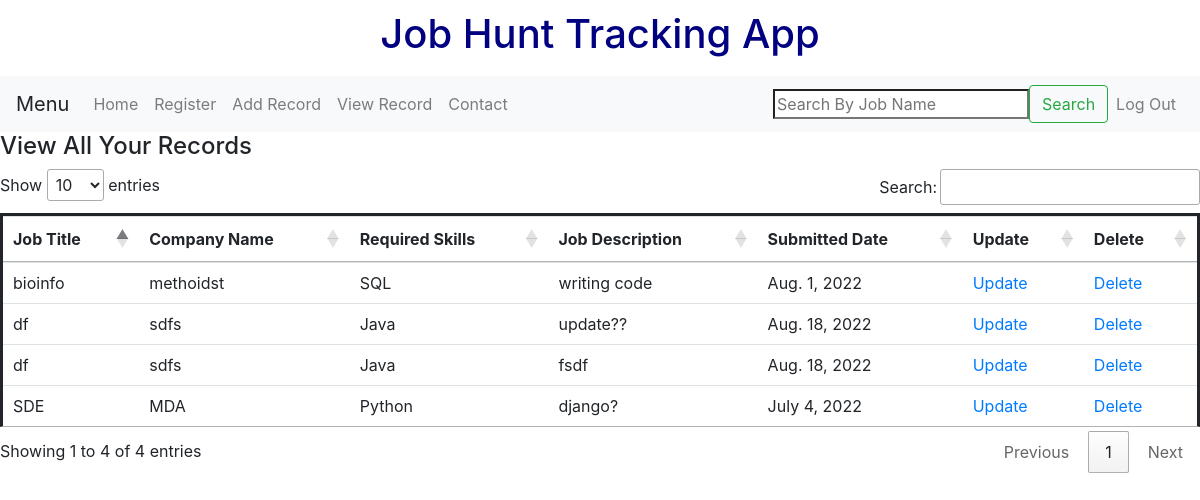
The app's page /TrackJob/showrecord/ (signed in), older data.
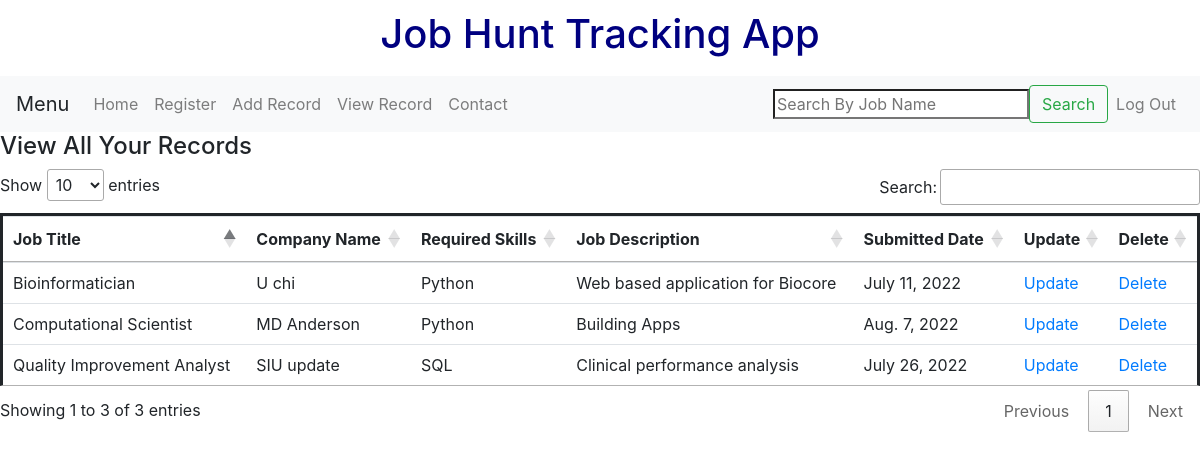
The same page, newer data.
### TrackJob/models.py (models this page shows)
class Job(models.Model):
    user = models.ForeignKey(
        settings.AUTH_USER_MODEL,
        on_delete=models.CASCADE,
    )
    Job_Title = models.CharField(max_length=120) # required to have maxlength
    Company_Name = models.CharField(max_length=120)
    SkillType = [('Python', 'Python'), ('Java', 'Java'), ('SQL', 'SQL'), ('HTML', 'HTML/CSS'),('Other','Other') ]  # enum
    Required_Skills = models.CharField(blank=True, choices=SkillType, max_length=10)
    Job_Description = models.TextField()
    Submitted_Date = models.DateField()
    Note = models.TextField(blank=False, null=True)

### TrackJob/views.py (the view)
# urls.py: path('showrecord/', showrecord_view,name = 'showrecord'),
@login_required
def showrecord_view(request, *args, **kwargs):
    user_record_queryset = Job.objects.filter(user = request.user)
    context = {
        "object_list": user_record_queryset
    }
    return render(request, "showrecordpage.html", context)

### TrackJob/templates/showrecordpage.html (shortened to what this page needs)
{% extends 'basepage.html' %}
{%  block content %}
<link rel="stylesheet" href=" //cdn.datatables.net/1.12.1/css/jquery.dataTables.min.css">
<h4> View All Your Records</h4>
<table class="table resultlist" id = 'resulttable'>
  <thead>
    <tr>
        <th scope="col">Job Title</th>
        <th scope="col">Company Name</th>
        <th scope="col">Required Skills</th>
        <th scope="col">Job Description</th>
        <th scope="col">Submitted Date</th>
        <th scope="col">Update</th>
        <th scope="col">Delete</th>
    </tr>
  </thead>
<Tbody>
        {%  for instance in object_list %}
            <tr>
                <td>{{ instance.Job_Title }}</td>
                <td>{{ instance.Company_Name }}</td>
                <td>{{ instance.Required_Skills }}</td>
                <td>{{ instance.Job_Description }}</td>
                <td>{{ instance.Submitted_Date }}</td>
                <td><a href="{% url 'job_update' instance.id %}">Update</a>
                <td><a href="{% url 'job_delete' instance.id %}">Delete</a>
                </td>
          </tr>
        {% endfor %}
    </Tbody>
</table>
{% endblock %}

### templates/basepage.html (shortened to what this page needs)
<!DOCTYPE html>
<html lang="en">
{% load static %}
<head>
<link rel="stylesheet" href="https://cdn.jsdelivr.net/npm/bootstrap@4.3.1/dist/css/bootstrap.min.css">
</head>
<body>
 <h1>Job Hunt Tracking App</h1>
 {% include 'navbar.html'%}
{% block content %}{% endblock %}
</body>
</html>

### templates/navbar.html (shortened to what this page needs)
<nav class="navbar navbar-expand-lg navbar-light bg-light">
  <a class="navbar-brand" >Menu</a>
  <div class="collapse navbar-collapse" id="navbarSupportedContent">
    <ul class="navbar-nav mr-auto">
        <a class="nav-link" href="/">Home <span class="sr-only">(current)</span></a>
        <a class="nav-item nav-link" href="{% url 'register' %}">Register</a>
             {%  if user.is_authenticated %}
             <a class="nav-item nav-link" href="/TrackJob/jobadd/">Add Record</a>
             <a class="nav-item nav-link" href="/TrackJob/showrecord/">View Record</a><a class="nav-item nav-link" href="/contact/contactme/">Contact</a>
 </ul>
    <form class="form-inline my-2 my-lg-0" method= POST action="{%  url 'job_search' %}">
      <input class="form-inline my-2 my-lg-0" type="search" placeholder="Search By Job Name" aria-label="Search" name = 'searchfield'>
      <button class="btn btn-outline-success my-2 my-sm-0" type="submit">Search</button>
    </form>
     <ul class="navbar-nav ">
    <a class="nav-item nav-link" href="/members/logout_user/">Log Out</a>
        {%  else %}
        <a class="nav-item nav-link" href = "/members/login_user/">Log In</a>
        {% endif %}
 </ul>
  </div>
</nav>

### TrackJob/templates/showrecordpage.html (style rules this page uses)
.resultlist { border: solid; }

### templates/basepage.html (style rules this page uses)
h1 { padding: 10px; color: navy; text-align: center; }

Row changes from the older to the newer data that the page shows:
removed Job: Job_Title "df", Company_Name "sdfs", Required_Skills "Java", Job_Description "update??", Submitted_Date "Aug. 18, 2022"
removed Job: Job_Title "df", Company_Name "sdfs", Required_Skills "Java", Job_Description "fsdf", Submitted_Date "Aug. 18, 2022"
removed Job: Job_Title "bioinfo", Company_Name "methoidst", Required_Skills "SQL", Job_Description "writing code", Submitted_Date "Aug. 1, 2022"
removed Job: Job_Title "SDE", Company_Name "MDA", Required_Skills "Python", Job_Description "django?", Submitted_Date "July 4, 2022"
added Job: Job_Title "Computational Scientist", Company_Name "MD Anderson", Required_Skills "Python", Job_Description "Building Apps", Submitted_Date "Aug. 7, 2022"
added Job: Job_Title "Quality Improvement Analyst", Company_Name "SIU update", Required_Skills "SQL", Job_Description "Clinical performance analysis", Submitted_Date "July 26, 2022"
added Job: Job_Title "Bioinformatician", Company_Name "U chi", Required_Skills "Python", Job_Description "Web based application for Biocore", Submitted_Date "July 11, 2022"
Text that changed along with them:
text written by a page script: "Show entries Search: Showing 1 to 4 of 4 entries Previous 1 Next" → "Show entries Search: Showing 1 to 3 of 3 entries Previous 1 Next"
